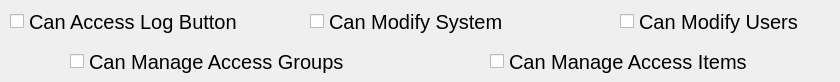
    <widget class="QWidget" name="tab_2">
     <attribute name="title">
      <string>Options</string>
     </attribute>
     <widget class="QCheckBox" name="checkBox_16">
      <property name="geometry">
       <rect>
        <x>70</x>
        <y>50</y>
        <width>311</width>
        <height>23</height>
       </rect>
      </property>
      <property name="font">
       <font>
        <pointsize>15</pointsize>
       </font>
      </property>
      <property name="text">
       <string>Can Manage Access Groups</string>
      </property>
     </widget>
     <widget class="QCheckBox" name="checkBox_19">
      <property name="geometry">
       <rect>
        <x>620</x>
        <y>10</y>
        <width>211</width>
        <height>23</height>
       </rect>
      </property>
      <property name="font">
       <font>
        <pointsize>15</pointsize>
       </font>
      </property>
      <property name="text">
       <string>Can Modify Users</string>
      </property>
     </widget>
     <widget class="QCheckBox" name="checkBox_15">
      <property name="geometry">
       <rect>
        <x>10</x>
        <y>10</y>
        <width>251</width>
        <height>23</height>
       </rect>
      </property>
      <property name="font">
       <font>
        <pointsize>15</pointsize>
       </font>
      </property>
      <property name="text">
       <string>Can Access Log Button</string>
      </property>
     </widget>
     <widget class="QCheckBox" name="checkBox_18">
      <property name="geometry">
       <rect>
        <x>310</x>
        <y>10</y>
        <width>231</width>
        <height>23</height>
       </rect>
      </property>
      <property name="font">
       <font>
        <pointsize>15</pointsize>
       </font>
      </property>
      <property name="text">
       <string>Can Modify System</string>
      </property>
     </widget>
     <widget class="QCheckBox" name="checkBox_17">
      <property name="geometry">
       <rect>
        <x>490</x>
        <y>50</y>
        <width>281</width>
        <height>23</height>
       </rect>
      </property>
      <property name="font">
       <font>
        <pointsize>15</pointsize>
       </font>
      </property>
      <property name="text">
       <string>Can Manage Access Items</string>
      </property>
     </widget>
    </widget>
